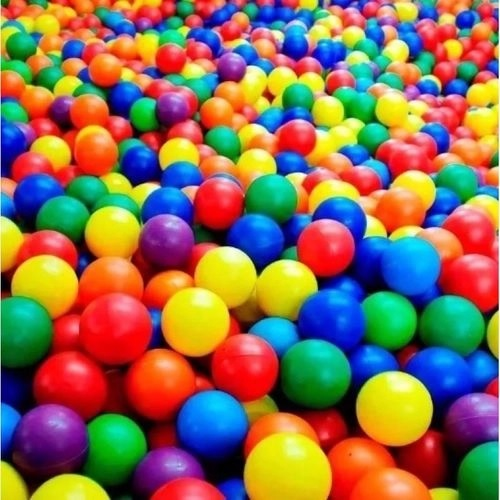
#> input picture image.jpg, 500 x 500 px
$ python '02 - Pixel Manipulation.py'
#> lines starting #> are read from the running program, lines starting #| are printed output that depends on the picture; after the words box and inside, x2 and y2 are one past the last pixel; in counts of white or black regions, pixels touching at a corner belong together
# -*- coding: utf-8 -*-
"""
Created on Mon Sep 21 13:58:02 2020

@author: Lucas Rocini
"""


import cv2

image = cv2.imread("image.jpg")
#> image is the input picture: shape (500, 500, 3); mean B, G, R 85.4, 110.3, 139.3


#change to white color  in one pixel
image[0][0] = [255,255,255]
#> image: shape (500, 500, 3); under 0.01% of pixels changed, all inside (x1, y1, x2, y2) = (0, 0, 1, 1)
print(image[0][0])
#| [255 255 255]


#change to white color  in pixel sequence (square)
image[0:10,0:10] = [255,255,255]
#> image: shape (500, 500, 3); mean B, G, R 85.5, 110.3, 139.4


#change to white color  in pixel sequence (all line)
image[0:10 , :] = [255,255,255]

#change to white color  in pixel sequence (all column)
image[ : ,0:10] = [255,255,255]
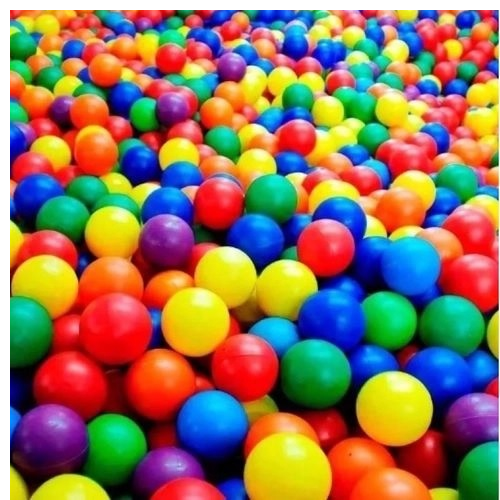
#> image: shape (500, 500, 3); mean B, G, R 91.7, 115.6, 144.1


#show image and wait for the key
cv2.imshow("Window",image)
cv2.waitKey(0)
